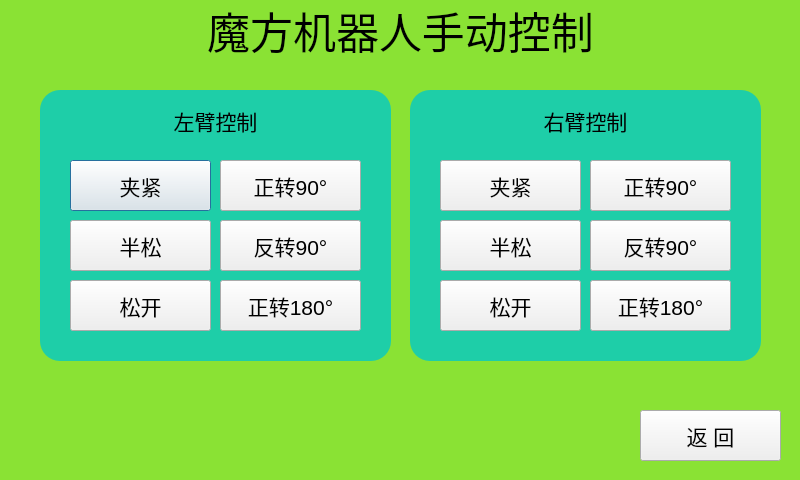
<?xml version="1.0" encoding="UTF-8"?>
<ui version="4.0">
 <class>ManuMode</class>
 <widget class="QDialog" name="ManuMode">
  <property name="geometry">
   <rect>
    <x>0</x>
    <y>0</y>
    <width>800</width>
    <height>480</height>
   </rect>
  </property>
  <property name="windowTitle">
   <string>Dialog</string>
  </property>
  <property name="styleSheet">
   <string notr="true">QDialog#ManuMode{
	background-color: rgb(138, 226, 52);
}</string>
  </property>
  <widget class="QLabel" name="titlelabel">
   <property name="geometry">
    <rect>
     <x>0</x>
     <y>0</y>
     <width>801</width>
     <height>61</height>
    </rect>
   </property>
   <property name="font">
    <font>
     <pointsize>32</pointsize>
    </font>
   </property>
   <property name="text">
    <string>魔方机器人手动控制</string>
   </property>
   <property name="alignment">
    <set>Qt::AlignCenter</set>
   </property>
  </widget>
  <widget class="QWidget" name="widget" native="true">
   <property name="geometry">
    <rect>
     <x>40</x>
     <y>90</y>
     <width>351</width>
     <height>271</height>
    </rect>
   </property>
   <property name="styleSheet">
    <string notr="true">QWidget#widget {	
	background-color: rgba(0, 200, 200, 200);
	border-radius: 20px; color: rgb(0,0,0);	
}</string>
   </property>
   <widget class="QPushButton" name="btn_left_catch">
    <property name="geometry">
     <rect>
      <x>30</x>
      <y>70</y>
      <width>141</width>
      <height>51</height>
     </rect>
    </property>
    <property name="font">
     <font>
      <pointsize>16</pointsize>
     </font>
    </property>
    <property name="text">
     <string>夹紧</string>
    </property>
   </widget>
   <widget class="QPushButton" name="btn_left_loose">
    <property name="geometry">
     <rect>
      <x>30</x>
      <y>190</y>
      <width>141</width>
      <height>51</height>
     </rect>
    </property>
    <property name="font">
     <font>
      <pointsize>16</pointsize>
     </font>
    </property>
    <property name="text">
     <string>松开</string>
    </property>
   </widget>
   <widget class="QPushButton" name="btn_left_half">
    <property name="geometry">
     <rect>
      <x>30</x>
      <y>130</y>
      <width>141</width>
      <height>51</height>
     </rect>
    </property>
    <property name="font">
     <font>
      <pointsize>16</pointsize>
     </font>
    </property>
    <property name="text">
     <string>半松</string>
    </property>
   </widget>
   <widget class="QPushButton" name="btn_left_90">
    <property name="geometry">
     <rect>
      <x>180</x>
      <y>70</y>
      <width>141</width>
      <height>51</height>
     </rect>
    </property>
    <property name="font">
     <font>
      <pointsize>16</pointsize>
     </font>
    </property>
    <property name="text">
     <string>正转90°</string>
    </property>
   </widget>
   <widget class="QPushButton" name="btn_left_90_inv">
    <property name="geometry">
     <rect>
      <x>180</x>
      <y>130</y>
      <width>141</width>
      <height>51</height>
     </rect>
    </property>
    <property name="font">
     <font>
      <pointsize>16</pointsize>
     </font>
    </property>
    <property name="text">
     <string>反转90°</string>
    </property>
   </widget>
   <widget class="QPushButton" name="btn_left_180">
    <property name="geometry">
     <rect>
      <x>180</x>
      <y>190</y>
      <width>141</width>
      <height>51</height>
     </rect>
    </property>
    <property name="font">
     <font>
      <pointsize>16</pointsize>
     </font>
    </property>
    <property name="text">
     <string>正转180°</string>
    </property>
   </widget>
   <widget class="QLabel" name="label">
    <property name="geometry">
     <rect>
      <x>70</x>
      <y>10</y>
      <width>211</width>
      <height>41</height>
     </rect>
    </property>
    <property name="font">
     <font>
      <pointsize>16</pointsize>
     </font>
    </property>
    <property name="text">
     <string>左臂控制</string>
    </property>
    <property name="alignment">
     <set>Qt::AlignCenter</set>
    </property>
   </widget>
  </widget>
  <widget class="QPushButton" name="btn_back">
   <property name="geometry">
    <rect>
     <x>640</x>
     <y>410</y>
     <width>141</width>
     <height>51</height>
    </rect>
   </property>
   <property name="font">
    <font>
     <pointsize>16</pointsize>
    </font>
   </property>
   <property name="text">
    <string>返 回</string>
   </property>
  </widget>
  <widget class="QWidget" name="widget_2" native="true">
   <property name="geometry">
    <rect>
     <x>410</x>
     <y>90</y>
     <width>351</width>
     <height>271</height>
    </rect>
   </property>
   <property name="styleSheet">
    <string notr="true">QWidget#widget_2 {	
	background-color: rgba(0, 200, 200, 200);
	border-radius: 20px; color: rgb(0,0,0);	
}</string>
   </property>
   <widget class="QPushButton" name="btn_right_catch">
    <property name="geometry">
     <rect>
      <x>30</x>
      <y>70</y>
      <width>141</width>
      <height>51</height>
     </rect>
    </property>
    <property name="font">
     <font>
      <pointsize>16</pointsize>
     </font>
    </property>
    <property name="text">
     <string>夹紧</string>
    </property>
   </widget>
   <widget class="QPushButton" name="btn_right_loose">
    <property name="geometry">
     <rect>
      <x>30</x>
      <y>190</y>
      <width>141</width>
      <height>51</height>
     </rect>
    </property>
    <property name="font">
     <font>
      <pointsize>16</pointsize>
     </font>
    </property>
    <property name="text">
     <string>松开</string>
    </property>
   </widget>
   <widget class="QPushButton" name="btn_right_half">
    <property name="geometry">
     <rect>
      <x>30</x>
      <y>130</y>
      <width>141</width>
      <height>51</height>
     </rect>
    </property>
    <property name="font">
     <font>
      <pointsize>16</pointsize>
     </font>
    </property>
    <property name="text">
     <string>半松</string>
    </property>
   </widget>
   <widget class="QPushButton" name="btn_right_90">
    <property name="geometry">
     <rect>
      <x>180</x>
      <y>70</y>
      <width>141</width>
      <height>51</height>
     </rect>
    </property>
    <property name="font">
     <font>
      <pointsize>16</pointsize>
     </font>
    </property>
    <property name="text">
     <string>正转90°</string>
    </property>
   </widget>
   <widget class="QPushButton" name="btn_right_90_inv">
    <property name="geometry">
     <rect>
      <x>180</x>
      <y>130</y>
      <width>141</width>
      <height>51</height>
     </rect>
    </property>
    <property name="font">
     <font>
      <pointsize>16</pointsize>
     </font>
    </property>
    <property name="text">
     <string>反转90°</string>
    </property>
   </widget>
   <widget class="QPushButton" name="btn_right_180">
    <property name="geometry">
     <rect>
      <x>180</x>
      <y>190</y>
      <width>141</width>
      <height>51</height>
     </rect>
    </property>
    <property name="font">
     <font>
      <pointsize>16</pointsize>
     </font>
    </property>
    <property name="text">
     <string>正转180°</string>
    </property>
   </widget>
   <widget class="QLabel" name="label_2">
    <property name="geometry">
     <rect>
      <x>70</x>
      <y>10</y>
      <width>211</width>
      <height>41</height>
     </rect>
    </property>
    <property name="font">
     <font>
      <pointsize>16</pointsize>
     </font>
    </property>
    <property name="text">
     <string>右臂控制</string>
    </property>
    <property name="alignment">
     <set>Qt::AlignCenter</set>
    </property>
   </widget>
  </widget>
 </widget>
 <resources/>
 <connections/>
</ui>
